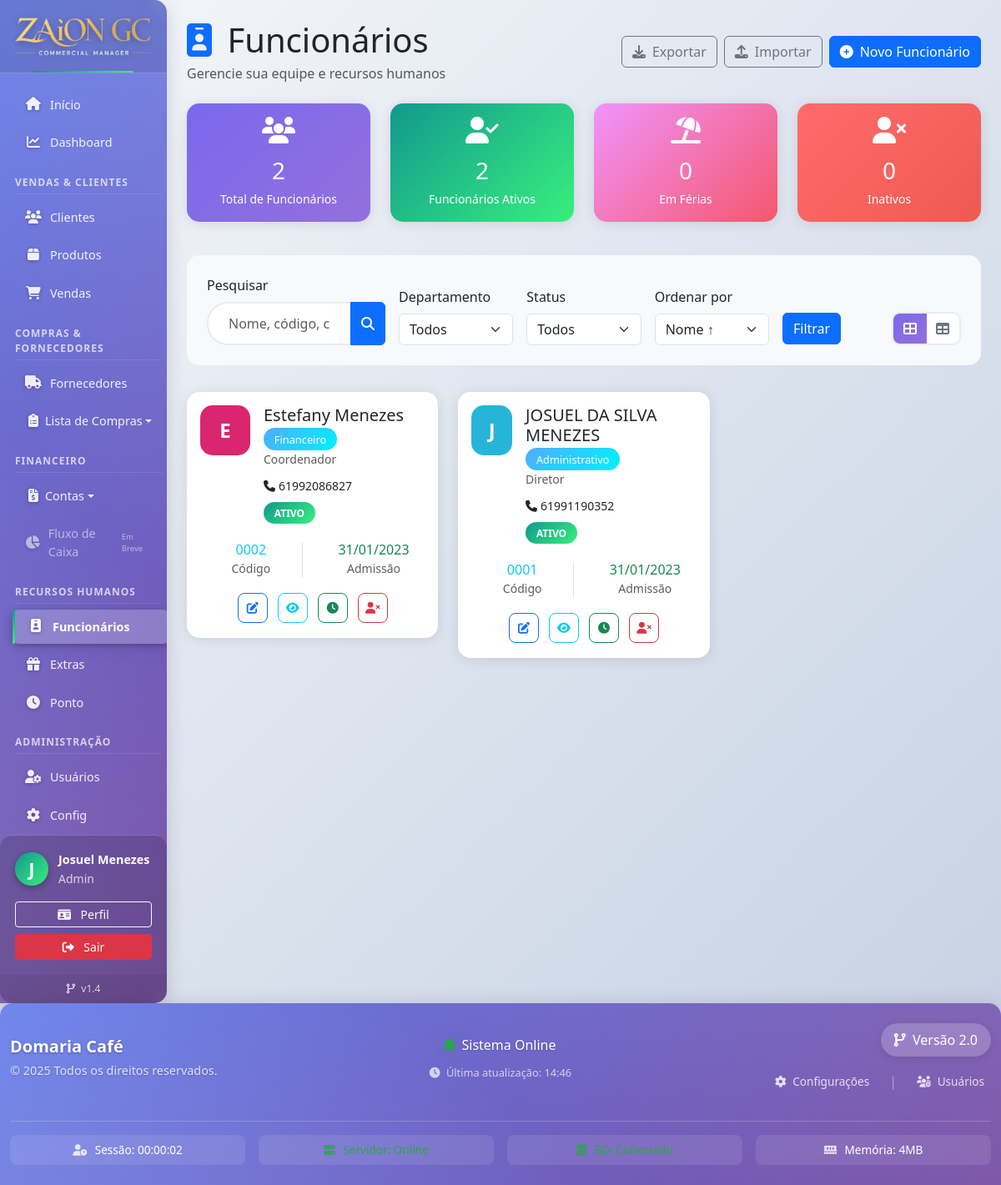
The app's page /funcionarios/listar.php (signed in) with its own data.
### tables this page shows
CREATE TABLE `funcionarios` (
  `id` int NOT NULL,
  `codigo` varchar(10) DEFAULT NULL,
  `nome` varchar(100) NOT NULL,
  `cpf` varchar(14) DEFAULT NULL,
  `rg` varchar(20) DEFAULT NULL,
  `cargo` varchar(50) DEFAULT NULL,
  `departamento` varchar(50) DEFAULT NULL,
  `salario` decimal(10,2) DEFAULT NULL,
  `data_admissao` date DEFAULT NULL,
  `data_demissao` date DEFAULT NULL,
  `telefone` varchar(15) DEFAULT NULL,
  `email` varchar(100) DEFAULT NULL,
  `endereco` text,
  `foto` varchar(255) DEFAULT NULL,
  `status` enum('ativo','inativo','ferias','licenca') DEFAULT NULL,
  `horario_entrada` time DEFAULT '08:00:00',
  `horario_saida` time DEFAULT '18:00:00',
  `created_at` timestamp NULL DEFAULT CURRENT_TIMESTAMP,
  `updated_at` timestamp NULL DEFAULT CURRENT_TIMESTAMP ON UPDATE CURRENT_TIMESTAMP
);

### funcionarios/listar.php (the view, shortened to what this page needs)
<?php
require_once '../config/database.php';
function stringToColor($str) {
    $hash = 0;
    for ($i = 0; $i < strlen($str); $i++) {
        $hash = ord($str[$i]) + (($hash << 5) - $hash);
    }
    $hue = abs($hash) % 360;
    return "hsl($hue, 70%, 50%)";
}
$pagina_atual = isset($_GET['pagina']) ? (int)$_GET['pagina'] : 1;
$itens_por_pagina = isset($_GET['por_pagina']) ? (int)$_GET['por_pagina'] : 20;
$offset = ($pagina_atual - 1) * $itens_por_pagina;
$pesquisa = isset($_GET['pesquisa']) ? trim($_GET['pesquisa']) : '';
$ordenacao = isset($_GET['ordenacao']) ? $_GET['ordenacao'] : 'nome_asc';
$visualizacao = isset($_GET['visualizacao']) ? $_GET['visualizacao'] : 'cards';
$where = "1=1";
$params = [];
switch ($ordenacao) {
    case 'nome_asc':
    default:
        $order_by = "f.nome ASC";
        break;
}
try {
    $sql_stats = "SELECT
        COUNT(*) as total_funcionarios,
        COUNT(CASE WHEN f.status = 'ativo' THEN 1 END) as funcionarios_ativos,
        COUNT(CASE WHEN f.status = 'inativo' THEN 1 END) as funcionarios_inativos,
        COUNT(CASE WHEN f.status = 'ferias' THEN 1 END) as funcionarios_ferias,
        COUNT(CASE WHEN f.status = 'licenca' THEN 1 END) as funcionarios_licenca
        FROM funcionarios f";
    $stmt_stats = $conn->prepare($sql_stats);
    $stmt_stats->execute();
    $result_stats = $stmt_stats->get_result();
    $stats = $result_stats->fetch_assoc();
    $sql_funcionarios = "
        SELECT f.*
        FROM funcionarios f
        WHERE {$where}
        ORDER BY {$order_by}
        LIMIT ?, ?";
    $stmt_funcionarios = $conn->prepare($sql_funcionarios);
    $limit_params = array_merge($params, [$offset, $itens_por_pagina]);
    $types = str_repeat('s', count($params)) . 'ii';
    if (!empty($limit_params)) {
        $stmt_funcionarios->bind_param($types, ...$limit_params);
    }
    $stmt_funcionarios->execute();
    $result_funcionarios = $stmt_funcionarios->get_result();
} catch (Exception $e) {
    $_SESSION['msg'] = "Erro ao consultar funcionários: " . $e->getMessage();
    $_SESSION['msg_type'] = "danger";
    $stats = [
        'total_funcionarios' => 0,
        'funcionarios_ativos' => 0,
        'funcionarios_inativos' => 0,
        'funcionarios_ferias' => 0,
        'funcionarios_licenca' => 0
    ];
    $total_registros = 0;
    $total_paginas = 1;
    $departamentos = [];
    $result_funcionarios = null;
}
include_once '../includes/header.php';
?>
<div class="d-flex justify-content-between align-items-center mb-4">
    <div>
        <h1 class="mb-1">
            <i class="fas fa-id-badge text-primary me-2"></i>
            Funcionários
        </h1>
        <p class="text-muted mb-0">Gerencie sua equipe e recursos humanos</p>
    </div>
    <div class="d-flex gap-2">
        <button class="btn btn-outline-secondary" onclick="exportarFuncionarios()">
            <i class="fas fa-download me-2"></i>Exportar
        </button>
        <button class="btn btn-outline-secondary" onclick="importarFuncionarios()">
            <i class="fas fa-upload me-2"></i>Importar
        </button>
        <a href="cadastrar.php" class="btn btn-primary">
            <i class="fas fa-plus-circle me-2"></i>Novo Funcionário
        </a>
    </div>
</div>
<div class="row mb-4">
    <div class="col-lg-3 col-md-6 mb-3">
        <div class="card stats-card">
            <div class="card-body text-center">
                <i class="fas fa-users fa-2x mb-3"></i>
                <h3 class="mb-1"><?php echo number_format($stats['total_funcionarios']); ?></h3>
                <small>Total de Funcionários</small>
            </div>
        </div>
    </div>
    <div class="col-lg-3 col-md-6 mb-3">
        <div class="card stats-card" style="background: var(--gradient-success);">
            <div class="card-body text-center">
                <i class="fas fa-user-check fa-2x mb-3"></i>
                <h3 class="mb-1"><?php echo number_format($stats['funcionarios_ativos']); ?></h3>
                <small>Funcionários Ativos</small>
            </div>
        </div>
    </div>
    <div class="col-lg-3 col-md-6 mb-3">
        <div class="card stats-card" style="background: var(--gradient-warning);">
            <div class="card-body text-center">
                <i class="fas fa-umbrella-beach fa-2x mb-3"></i>
                <h3 class="mb-1"><?php echo number_format($stats['funcionarios_ferias']); ?></h3>
                <small>Em Férias</small>
            </div>
        </div>
    </div>
    <div class="col-lg-3 col-md-6 mb-3">
        <div class="card stats-card" style="background: var(--gradient-danger);">
            <div class="card-body text-center">
                <i class="fas fa-user-times fa-2x mb-3"></i>
                <h3 class="mb-1"><?php echo number_format($stats['funcionarios_inativos']); ?></h3>
                <small>Inativos</small>
            </div>
        </div>
    </div>
</div>
<div class="filter-section">
    <form method="GET" action="">
        <div class="row g-3 align-items-end">
            <div class="col-md-3">
                <label class="form-label">Pesquisar</label>
                <div class="input-group">
                    <input type="text" class="form-control search-input" name="pesquisa"
                           placeholder="Nome, código, cargo..." value="<?php echo htmlspecialchars($pesquisa); ?>">
                    <button class="btn btn-primary" type="submit">
                        <i class="fas fa-search"></i>
                    </button>
                </div>
            </div>
            <div class="col-md-2">
                <label class="form-label">Departamento</label>
                <select class="form-select" name="departamento">
                    <option value="">Todos</option>
                </select>
            </div>
            <div class="col-md-2">
                <label class="form-label">Status</label>
                <select class="form-select" name="status">
                    <option value="">Todos</option>
                </select>
            </div>
            <div class="col-md-2">
                <label class="form-label">Ordenar por</label>
                <select class="form-select" name="ordenacao" onchange="this.form.submit()">
                    <option value="nome_asc" <?php echo $ordenacao == 'nome_asc' ? 'selected' : ''; ?>>Nome ↑</option>
                </select>
            </div>
            <div class="col-md-3">
                <div class="d-flex justify-content-between align-items-center">
                    <div class="d-flex gap-2">
                        <button type="submit" class="btn btn-primary">Filtrar</button>
                    </div>
                    <div class="view-toggle btn-group">
                        <a href="?<?php echo http_build_query(array_merge($_GET, ['visualizacao' => 'cards'])); ?>"
                           class="btn <?php echo $visualizacao == 'cards' ? 'active' : ''; ?>">
                            <i class="fas fa-th-large"></i>
                        </a>
                        <a href="?<?php echo http_build_query(array_merge($_GET, ['visualizacao' => 'tabela'])); ?>"
                           class="btn <?php echo $visualizacao == 'tabela' ? 'active' : ''; ?>">
                            <i class="fas fa-table"></i>
                        </a>
                    </div>
                </div>
            </div>
        </div>
    </form>
</div>
<?php if ($result_funcionarios && $result_funcionarios->num_rows > 0): ?>
    <?php if ($visualizacao == 'cards'): ?>
        <div class="row">
            <?php while ($funcionario = $result_funcionarios->fetch_assoc()): ?>
                <div class="col-lg-6 col-xl-4 mb-4">
                    <div class="card funcionario-card slide-in">
                        <div class="card-body">
                            <div class="d-flex align-items-start mb-3">
                                <div class="funcionario-avatar" style="background: <?php echo stringToColor($funcionario['nome']); ?>;">
                                    <?php echo strtoupper(substr($funcionario['nome'], 0, 1)); ?>
                                </div>
                                <div class="flex-grow-1">
                                    <h5 class="card-title mb-1"><?php echo htmlspecialchars($funcionario['nome']); ?></h5>
                                    <?php if (!empty($funcionario['departamento'])): ?>
                                        <span class="department-tag mb-2"><?php echo htmlspecialchars($funcionario['departamento']); ?></span>
                                    <?php endif; ?>
                                    <div class="mb-2">
                                        <small class="text-muted"><?php echo htmlspecialchars($funcionario['cargo'] ?? 'Não informado'); ?></small>
                                    </div>
                                    <?php if (!empty($funcionario['telefone'])): ?>
                                        <div class="mb-2">
                                            <small><i class="fas fa-phone me-1"></i><?php echo htmlspecialchars($funcionario['telefone']); ?></small>
                                        </div>
                                    <?php endif; ?>
                                    <div class="mb-2">
                                        <span class="status-badge <?php echo $funcionario['status'] ?? 'ativo'; ?>"><?php echo ucfirst($funcionario['status'] ?? 'Ativo'); ?></span>
                                    </div>
                                </div>
                            </div>
                            <div class="row text-center mb-3">
                                <div class="col-6">
                                    <div class="border-end">
                                        <h6 class="text-info mb-0"><?php echo htmlspecialchars($funcionario['codigo'] ?? 'N/A'); ?></h6>
                                        <small class="text-muted">Código</small>
                                    </div>
                                </div>
                                <div class="col-6">
                                    <h6 class="text-success mb-0">
                                        <?php
                                        if (!empty($funcionario['data_admissao'])) {
                                            echo date('d/m/Y', strtotime($funcionario['data_admissao']));
                                        } else {
                                            echo 'N/A';
                                        }
                                        ?>
                                    </h6>
                                    <small class="text-muted">Admissão</small>
                                </div>
                            </div>
                            <div class="quick-actions">
                                <a href="editar.php?id=<?php echo $funcionario['id']; ?>"
                                   class="btn btn-sm btn-outline-primary btn-action" title="Editar">
                                    <i class="fas fa-edit"></i>
                                </a>
                                <a href="visualizar.php?id=<?php echo $funcionario['id']; ?>"
                                   class="btn btn-sm btn-outline-info btn-action" title="Visualizar">
                                    <i class="fas fa-eye"></i>
                                </a>
                                <a href="../ponto/consultar.php?funcionario_id=<?php echo $funcionario['id']; ?>"
                                   class="btn btn-sm btn-outline-success btn-action" title="Ver Ponto">
                                    <i class="fas fa-clock"></i>
                                </a>
                                <button onclick="confirmarInativacao(<?php echo $funcionario['id']; ?>, '<?php echo addslashes($funcionario['nome']); ?>')"
                                        class="btn btn-sm btn-outline-danger btn-action" title="Inativar">
                                    <i class="fas fa-user-times"></i>
                                </button>
                            </div>
                        </div>
                    </div>
                </div>
            <?php endwhile; ?>
        </div>
    <?php endif; ?>
<?php endif; ?>
<?php
include_once '../includes/footer.php';
?>

### funcionarios/listar.php (style rules this page uses)
:root { --gradient-funcionarios: linear-gradient(135deg, #7B68EE 0%, #9370DB 100%); --gradient-success: linear-gradient(135deg, #11998e 0%, #38ef7d 100%); --gradient-warning: linear-gradient(135deg, #f093fb 0%, #f5576c 100%); --gradient-info: linear-gradient(135deg, #4facfe 0%, #00f2fe 100%); --gradient-danger: linear-gradient(135deg, #ff6b6b 0%, #ee5a52 100%); --shadow-soft: 0 2px 15px rgba(0,0,0,0.1); --shadow-hover: 0 5px 25px rgba(0,0,0,0.15); }
.stats-card { background: var(--gradient-funcionarios); border: none; border-radius: 15px; color: white; box-shadow: var(--shadow-soft); transition: all 0.3s ease; overflow: hidden; position: relative; }
.stats-card::before { content: ''; position: absolute; top: -50%; right: -20%; width: 100px; height: 100px; background: rgba(255,255,255,0.1); border-radius: 50%; transform: scale(0); transition: transform 0.3s ease; }
.funcionario-card { border: none; border-radius: 15px; box-shadow: var(--shadow-soft); transition: all 0.3s ease; overflow: hidden; margin-bottom: 1.5rem; }
.funcionario-avatar { width: 60px; height: 60px; border-radius: 15px; display: flex; align-items: center; justify-content: center; color: white; font-weight: bold; font-size: 1.5rem; margin-right: 1rem; position: relative; overflow: hidden; }
.btn-action { border-radius: 8px; margin: 2px; min-width: 36px; height: 36px; display: inline-flex; align-items: center; justify-content: center; transition: all 0.3s ease; }
.search-input { border-radius: 25px; border: 2px solid #e9ecef; padding: 0.75rem 1.5rem; transition: all 0.3s ease; }
.status-badge { padding: 0.3rem 0.8rem; border-radius: 20px; font-size: 0.75rem; font-weight: bold; color: white; text-transform: uppercase; }
.status-badge.ativo { background: var(--gradient-success); }
.department-tag { background: var(--gradient-info); color: white; border-radius: 20px; padding: 0.3rem 0.8rem; font-weight: 500; font-size: 0.8rem; }
.view-toggle { background: white; border: 2px solid #e9ecef; border-radius: 10px; overflow: hidden; }
.view-toggle .btn { border: none; border-radius: 0; background: transparent; color: #6c757d; transition: all 0.3s ease; }
.view-toggle .btn.active { background: var(--gradient-funcionarios); color: white; }
.quick-actions { display: flex; gap: 0.5rem; flex-wrap: wrap; justify-content: center; }
.filter-section { background: #f8f9fa; border-radius: 15px; padding: 1.5rem; margin-bottom: 2rem; }
.slide-in { animation: slideInUp 0.5s ease-out forwards; }

### records on screen
funcionarios: nome "E", nome "Estefany Menezes", departamento "Financeiro", cargo "Coordenador", telefone "61992086827", status "ATIVO", codigo "0002", data_admissao "31/01/2023"
funcionarios: nome "J", nome "JOSUEL DA SILVA MENEZES", departamento "Administrativo", cargo "Diretor", telefone "61991190352", status "ATIVO", codigo "0001", data_admissao "31/01/2023"

### other values on screen
substr($_SESSION['usuario_nome'] ?? 'U', 0, 1) "J"
$_SESSION['usuario_nome'] "Josuel Menezes"
$_SESSION['nivel_acesso'] "Admin"
$versao_sistema "1.4"
$stats['total_funcionarios'] "2"
$stats['funcionarios_ativos'] "2"
$stats['funcionarios_ferias'] "0"
$stats['funcionarios_inativos'] "0"
$empresa_nome "Domaria Café"
$versao_sistema "2.0"
memory_get_usage(true) / 1024 / 1024 "4"
